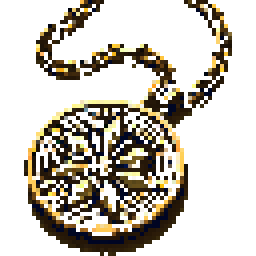
#> input picture tileset_generation/item_v2/amulet/item_3_light.png, 64 x 64 px (shown 4 times larger)
$ python -i fix_item_magenta.py   (imports and definitions only)
#> lines starting #> are read from the running program, lines starting #| are printed output that depends on the picture; after the words box and inside, x2 and y2 are one past the last pixel; in counts of white or black regions, pixels touching at a corner belong together
#> further down, picture is the input picture: PIL image 64x64 RGBA; mean R, G, B, A 131.3, 40.8, 72.1, 82.6
#!/usr/bin/env python3
"""
Fix Magenta Background in Item Sprites - HSV Correction + BG Removal

Items are hard-edged objects (swords, potions, armor) so magenta bleed is
lighter than organic monsters. Pipeline:
  1. Light HSV magenta correction (category-based color defaults)
  2. 3-pass BG removal (proven from player/monster sprites)
  3. Post-BG aggressive pink cleanup
  4. Auto-crop + resize to 64x64
  5. Generate dark variant for FOV

Uses item_v2_progress.json to know which category each item belongs to.
Overwrites the light/dark 64px files that item_gen.py created (those lack BG removal).

Usage:
    python3 fix_item_magenta.py --full-all              # Process ALL items
    python3 fix_item_magenta.py --full 64 65 66         # Process specific item IDs
    python3 fix_item_magenta.py --status                # Show what's available
    python3 fix_item_magenta.py --category sword        # Process one category
"""

import argparse
import json
import sys
from pathlib import Path
from collections import deque

try:
    from PIL import Image, ImageEnhance
    import numpy as np
    from scipy.ndimage import distance_transform_edt, gaussian_filter
except ImportError as e:
    print(f"Missing dependency: {e}")
    print("Install: pip3 install pillow numpy scipy")
    sys.exit(1)

# ============================================================================
# PATHS & CONSTANTS
# ============================================================================

BASE_DIR = Path(__file__).parent
RAW_DIR = BASE_DIR / "item_v2" / "raw"
OUTPUT_DIR = BASE_DIR / "item_v2"
CORRECTED_DIR = BASE_DIR / "item_v2" / "corrected"
PROGRESS_PATH = BASE_DIR / "item_v2_progress.json"

TILE_SIZE = 64

# Magenta hue zone (degrees)
MAGENTA_ZONE_MIN = 275
MAGENTA_ZONE_MAX = 335
MAGENTA_CENTER = 300
MAX_BLEED_DISTANCE = 60
GAUSSIAN_SIGMA = 5

# ============================================================================
# CATEGORY COLOR DEFAULTS
# ============================================================================
# Items are grouped by category. Each gets a default target hue for correction.
# Items are hard-edged objects, so bleed is generally mild (1).

CATEGORY_COLORS = {
    "sword":            {"hue_deg": 210, "achromatic": True,  "bleed": 1},  # steel/silver
    "polearm":          {"hue_deg": 25,  "achromatic": False, "bleed": 1},  # wood + steel
    "hafted":           {"hue_deg": 25,  "achromatic": False, "bleed": 1},  # wood + iron
    "bow":              {"hue_deg": 25,  "achromatic": False, "bleed": 1},  # wood
    "body_armor":       {"hue_deg": 0,   "achromatic": True,  "bleed": 1},  # iron/steel
    "soft_armor":       {"hue_deg": 25,  "achromatic": False, "bleed": 1},  # leather
    "shield":           {"hue_deg": 0,   "achromatic": True,  "bleed": 1},  # iron/wood
    "helm":             {"hue_deg": 0,   "achromatic": True,  "bleed": 1},  # iron
    "crown":            {"hue_deg": 45,  "achromatic": False, "bleed": 1},  # gold
    "gloves":           {"hue_deg": 25,  "achromatic": False, "bleed": 1},  # leather
    "boots":            {"hue_deg": 25,  "achromatic": False, "bleed": 1},  # leather
    "cloak":            {"hue_deg": 120, "achromatic": False, "bleed": 1},  # green/varied
    "ring":             {"hue_deg": 45,  "achromatic": False, "bleed": 1},  # gold/silver
    "amulet":           {"hue_deg": 45,  "achromatic": False, "bleed": 1},  # gold/gem
    "potion":           {"hue_deg": 210, "achromatic": False, "bleed": 1},  # glass bottles
    "herb":             {"hue_deg": 120, "achromatic": False, "bleed": 1},  # green plants
    "scroll":           {"hue_deg": 40,  "achromatic": False, "bleed": 1},  # parchment
    "document":         {"hue_deg": 40,  "achromatic": False, "bleed": 1},  # parchment
    "wand":             {"hue_deg": 25,  "achromatic": False, "bleed": 1},  # wood
    "horn":             {"hue_deg": 40,  "achromatic": False, "bleed": 1},  # bone/ivory
    "light":            {"hue_deg": 40,  "achromatic": False, "bleed": 1},  # fire/glow
    "arrow":            {"hue_deg": 25,  "achromatic": False, "bleed": 1},  # wood/steel
    "sling":            {"hue_deg": 25,  "achromatic": False, "bleed": 1},  # leather
    "sling_stone":      {"hue_deg": 0,   "achromatic": True,  "bleed": 1},  # gray stone
    "digging":          {"hue_deg": 0,   "achromatic": True,  "bleed": 1},  # metal pick
    "chest":            {"hue_deg": 25,  "achromatic": False, "bleed": 1},  # wood/iron
    "skeleton":         {"hue_deg": 40,  "achromatic": False, "bleed": 1},  # bone
    "oil":              {"hue_deg": 35,  "achromatic": False, "bleed": 1},  # amber
    "special_material": {"hue_deg": 0,   "achromatic": True,  "bleed": 1},  # metal
    "unknown":          {"hue_deg": 0,   "achromatic": True,  "bleed": 1},  # fallback
}


# ============================================================================
# HSV CONVERSION (same proven functions as fix_monster_magenta_v2.py)
# ============================================================================

# [285 lines left out: functions rgb_to_hsv, hsv_to_rgb, correct_magenta_bleed, bg_remove_3pass, cleanup_remaining_pink, auto_crop_square, not called in this run]


def generate_dark_variant(img):
    if img.mode == "RGBA":
        alpha = img.split()[3]
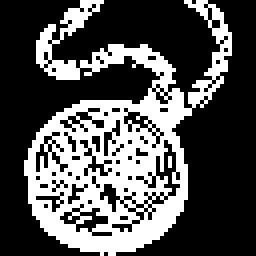
#> alpha: PIL image 64x64 L (shown 4 times larger); 32.4% white in thin lines or dots, all inside (x1, y1, x2, y2) = (6, 0, 58, 64)
        rgb = img.convert("RGB")
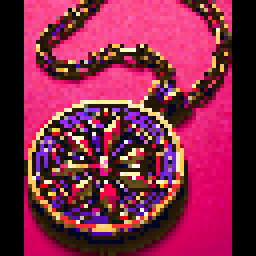
#> rgb: PIL image 64x64 RGB (shown 4 times larger); mean R, G, B 131.3, 40.8, 72.1
    else:
        alpha = None
        rgb = img.convert("RGB")

    gray = rgb.convert("L").convert("RGB")
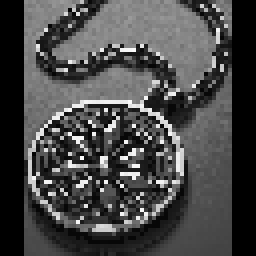
#> gray: PIL image 64x64 RGB (shown 4 times larger); min 0, max 251, mean 71.4
    desaturated = Image.blend(rgb, gray, 0.6)
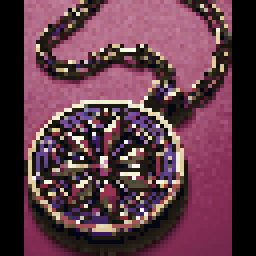
#> desaturated: PIL image 64x64 RGB (shown 4 times larger); mean R, G, B 95.1, 58.8, 71.4
    darkened = ImageEnhance.Brightness(desaturated).enhance(0.6)
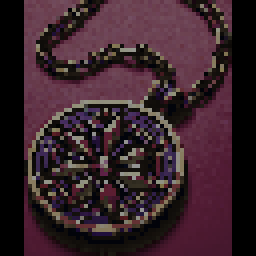
#> darkened: PIL image 64x64 RGB (shown 4 times larger); mean R, G, B 56.7, 35, 42.5

    arr = np.array(darkened).astype(np.float32)
    arr[:, :, 0] *= 0.85
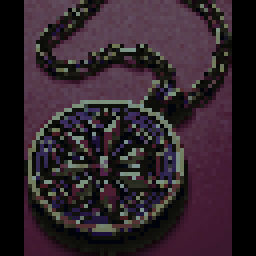
#> arr: shape (64, 64, 3) float32 (shown 4 times larger); mean R, G, B 48.2, 35, 42.5
    arr[:, :, 1] *= 0.90
    arr[:, :, 2] = np.minimum(arr[:, :, 2] * 1.15, 255)
    arr = np.clip(arr, 0, 255).astype(np.uint8)

    result = Image.fromarray(arr, "RGB")
    if alpha is not None:
        result = result.convert("RGBA")
        result.putalpha(alpha)
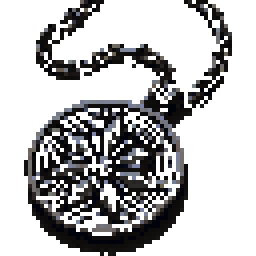
#> result: PIL image 64x64 RGBA (shown 4 times larger); mean R, G, B, A 47.8, 31.1, 48.5, 82.6; transparent parts drawn white
    return result


# ============================================================================
# ITEM PROGRESS & CATEGORIZATION
# ============================================================================

# [198 lines left out: functions load_progress, get_item_info, get_raw_ids, process_item, main, not called in this run]


# [2 lines not run here, left out]

>>> from PIL import Image
>>> picture = Image.open('item_v2/amulet/item_3_light.png')
>>> result = generate_dark_variant(picture)
